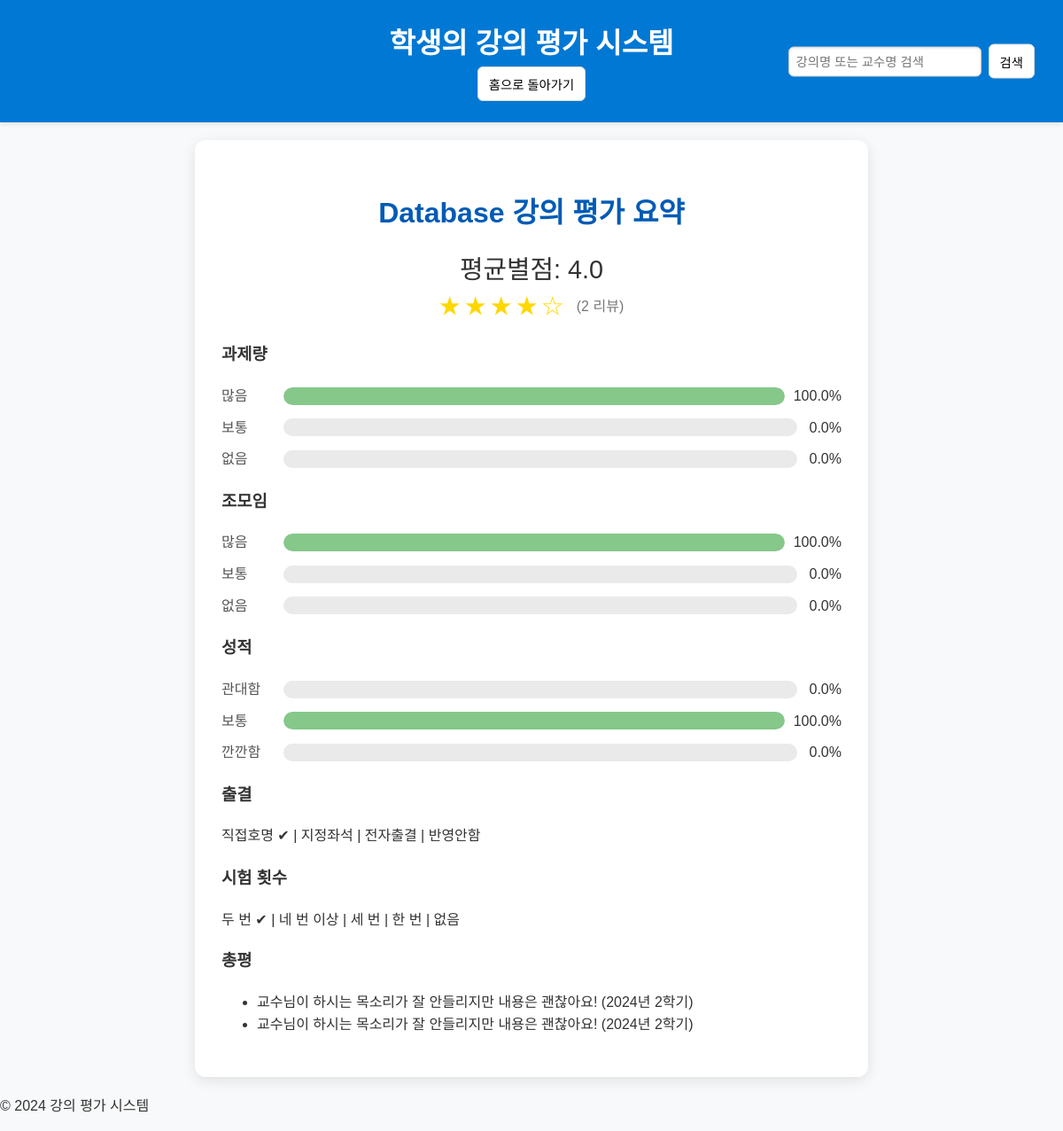
Page /summary/DB/1 on the committed database.
### models.py (models this page shows)
class Lecture(db.Model):
    __tablename__ = 'lecture'
    id = db.Column(db.String(30), primary_key=True)  # id를 String으로 수정
    title = db.Column(db.String(100), nullable=False)
    professors = db.relationship('Professor', secondary=Professor_lecture, back_populates='lectures')

class Evaluation(db.Model):
    __tablename__ = 'evaluation'
    id = db.Column(db.Integer, primary_key=True)
    student_id = db.Column(db.Integer, db.ForeignKey('student.id'), nullable=False)
    lecture_id = db.Column(db.String(30), db.ForeignKey('lecture.id'), nullable=False)
    professor_id = db.Column(db.Integer, db.ForeignKey('professor.id'), nullable=False)  # 교수 연결
    rating = db.Column(db.Float, nullable=False)
    assignment_amount = db.Column(db.String(20), nullable=False)
    group_work = db.Column(db.String(20), nullable=False)
    grade_fairness = db.Column(db.String(20), nullable=False)
    attendance_type = db.Column(db.String(50), nullable=False)
    exam_count = db.Column(db.String(50), nullable=False)
    semester = db.Column(db.String(20), nullable=False)
    review = db.Column(db.Text, nullable=True)

### app.py (the view)
@app.route('/summary/<string:lecture_id>/<int:professor_id>')
def summary(lecture_id, professor_id):
    lecture = Lecture.query.get_or_404(lecture_id)
    professor = Professor.query.get_or_404(professor_id)
    student_id = session.get('student_id')
    student = Student.query.get(student_id)
    evaluations = Evaluation.query.filter_by(lecture_id=lecture_id, professor_id=professor_id).all()
    avg_rating = round(sum(e.rating for e in evaluations) / len(evaluations), 2) if evaluations else 0
    stats = {
        "assignment_amount": {"많음": 0, "보통": 0, "없음": 0},
        "group_work": {"많음": 0, "보통": 0, "없음": 0},
        "grade_fairness": {"관대함": 0, "보통": 0, "깐깐함": 0},
        "attendance_type": {"직접호명": 0, "지정좌석": 0, "전자출결": 0, "반영안함": 0},
        "exam_count": {"네 번 이상": 0, "세 번": 0, "두 번": 0, "한 번": 0, "없음": 0},
    }
    for e in evaluations:
        stats["assignment_amount"][e.assignment_amount] += 1
        stats["group_work"][e.group_work] += 1
        stats["grade_fairness"][e.grade_fairness] += 1
        stats["attendance_type"][e.attendance_type] += 1
        stats["exam_count"][e.exam_count] += 1
    total = len(evaluations)
    percentages = {
        key: {k: round((v / total * 100), 1) if total > 0 else 0 for k, v in value.items()}
        for key, value in stats.items()
    }
    most_selected = {
        "attendance_type": max(stats["attendance_type"], key=stats["attendance_type"].get) if total > 0 else "없음",
        "exam_count": max(stats["exam_count"], key=stats["exam_count"].get) if total > 0 else "없음",
    }
    return render_template(
        'summary_page.html',
        page_title=f"Database ({professor.name}) 강의 평가 요약",
        student=student,
        lecture=lecture,
        professor=professor,
        avg_rating=avg_rating,
        evaluations=evaluations,
        percentages=percentages,
        most_selected=most_selected,
        total_reviews=total
    )

### templates/summary_page.html (shortened to what this page needs)
{% extends "layout.html" %}
{% block content %}
<div class="summary-container">
    <h2>{{ lecture.title }} 강의 평가 요약</h2>
    <div class="overall-rating">
        <span>평균별점: {{ avg_rating }}</span>
        <div class="star-rating-summary">
            {% for i in range(1, 6) %}
                <span class="stars">{% if i <= avg_rating %}★{% else %}☆{% endif %}</span>
            {% endfor %}
            <span class="review-count">({{ total_reviews }} 리뷰)</span>
        </div>
    </div>
    <div class="statistic-bars">
        <h3>과제량</h3>
        <div class="stat-item">
            <label>많음</label>
            <div class="bar">
                <div class="progress" style="width: {{ percentages['assignment_amount']['많음'] }}%;"></div>
            </div>
            <div class="percentage">{{ percentages['assignment_amount']['많음'] }}%</div>
        </div>
        <div class="stat-item">
            <label>보통</label>
            <div class="bar">
            </div>
            <div class="percentage">{{ percentages['assignment_amount']['보통'] }}%</div>
        </div>
        <div class="stat-item">
            <label>없음</label>
            <div class="bar">
            </div>
            <div class="percentage">{{ percentages['assignment_amount']['없음'] }}%</div>
        </div>
    </div>
    <div class="statistic-bars">
        <h3>조모임</h3>
        <div class="stat-item">
            <label>많음</label>
            <div class="bar">
                <div class="progress" style="width: {{ percentages['group_work']['많음'] }}%;"></div>
            </div>
            <div class="percentage">{{ percentages['group_work']['많음'] }}%</div>
        </div>
        <div class="stat-item">
            <label>보통</label>
            <div class="bar">
            </div>
            <div class="percentage">{{ percentages['group_work']['보통'] }}%</div>
        </div>
        <div class="stat-item">
            <label>없음</label>
            <div class="bar">
            </div>
            <div class="percentage">{{ percentages['group_work']['없음'] }}%</div>
        </div>
    </div>
    <div class="statistic-bars">
        <h3>성적</h3>
        <div class="stat-item">
            <label>관대함</label>
            <div class="bar">
            </div>
            <div class="percentage">{{ percentages['grade_fairness']['관대함'] }}%</div>
        </div>
        <div class="stat-item">
            <label>보통</label>
            <div class="bar">
                <div class="progress" style="width: {{ percentages['grade_fairness']['보통'] }}%;"></div>
            </div>
            <div class="percentage">{{ percentages['grade_fairness']['보통'] }}%</div>
        </div>
        <div class="stat-item">
            <label>깐깐함</label>
            <div class="bar">
            </div>
            <div class="percentage">{{ percentages['grade_fairness']['깐깐함'] }}%</div>
        </div>
    </div>
    <div class="details-list">
        <h3>출결</h3>
        <span>
            {{ most_selected['attendance_type'] }} ✔
            {% for key in percentages['attendance_type'].keys() %}
                {% if key != most_selected['attendance_type'] %} | {{ key }} {% endif %}
            {% endfor %}
        </span>
    </div>
    <div class="details-list">
        <h3>시험 횟수</h3>
        <span>
            {{ most_selected['exam_count'] }} ✔
            {% for key in percentages['exam_count'].keys() %}
                {% if key != most_selected['exam_count'] %} | {{ key }} {% endif %}
            {% endfor %}
        </span>
    </div>
    <div class="evaluation-reviews">
        <h3>총평</h3>
        <ul>
            {% for evaluation in evaluations %}
                <li>
                    {{ evaluation.review }} ({{ evaluation.semester }})
                </li>
            {% endfor %}
        </ul>
    </div>
</div>
{% endblock %}

### templates/layout.html (shortened to what this page needs)
<!DOCTYPE html>
<html lang="ko">
<head>
    <link rel="stylesheet" href="{{ url_for('static', filename='styles.css') }}">
</head>
<body>
    <header>
        <div class="header-container">
            <h1>{{ student.name }} 학생의 강의 평가 시스템</h1>
            <form action="{{ url_for('search') }}" method="POST">
                <input type="text" name="query" placeholder="강의명 또는 교수명 검색">
                <button type="submit">검색</button>
            </form>
            <a href="{{ url_for('evaluate') }}">
                <button type="button">홈으로 돌아가기</button>
            </a>
        </div>
    </header>
    <main>
        {% block content %}{% endblock %}
    </main>
    <footer>
        <p>© 2024 강의 평가 시스템</p>
    </footer>
</body>
</html>

### static/styles.css (style rules this page uses)
body { font-family: 'Arial', sans-serif; margin: 0; padding: 0; background-color: #f8f9fa; color: #333; line-height: 1.6; }
.stars { display: flex; flex-direction: row-reverse; gap: 10px; }
header { background-color: #0078D4; color: #fff; padding: 1.5rem 0; text-align: center; box-shadow: 0 2px 5px rgba(0, 0, 0, 0.1); position: relative; }
.header-container h1 { font-size: 2rem; font-weight: bold; margin: 0; }
.header-container form { position: absolute; top: 50%; right: 2rem; transform: translateY(-50%); display: flex; align-items: center; gap: 8px; }
.header-container input { width: 200px; padding: 8px; border: 1px solid #ccc; border-radius: 6px; box-shadow: inset 0 1px 3px rgba(0, 0, 0, 0.1); font-size: 0.9rem; }
.header-container button { padding: 8px 12px; background-color: #fff; border: 1px solid #ddd; border-radius: 6px; cursor: pointer; font-size: 0.9rem; transition: background-color 0.3s, color 0.3s; }
.summary-container { background-color: #fff; padding: 30px; margin: 20px auto; border-radius: 12px; max-width: 700px; box-shadow: 0 4px 15px rgba(0, 0, 0, 0.1); font-family: 'Arial', sans-serif; color: #333; }
.summary-container h2 { text-align: center; font-size: 2rem; font-weight: bold; color: #005BB5; margin-bottom: 15px; }
.summary-container .overall-rating { text-align: center; font-size: 1.8rem; color: #333; margin-bottom: 20px; }
.star-rating-summary { display: flex; align-items: center; justify-content: center; gap: 5px; }
.star-rating-summary .stars { font-size: 1.5rem; color: #FFD700; }
.star-rating-summary .review-count { font-size: 1rem; color: #777; margin-left: 10px; }
.statistic-bars { margin-top: 20px; }
.statistic-bars .stat-item { display: flex; align-items: center; justify-content: space-between; margin-bottom: 10px; }
.statistic-bars .stat-item label { flex: 0 0 60px; text-align: left; font-size: 1rem; color: #555; }
.statistic-bars .stat-item .bar { flex-grow: 1; height: 20px; margin: 0 10px; border-radius: 10px; background-color: #EAEAEA; overflow: hidden; position: relative; }
.statistic-bars .stat-item .bar .progress { height: 100%; border-radius: 10px; background-color: #85C88A; transition: width 0.3s ease-in-out; }
.statistic-bars .stat-item .percentage { flex: 0 0 40px; text-align: right; font-size: 1rem; color: #333; }
.details-list { margin-top: 20px; list-style: none; padding: 0; }

### rows in the picture
Lecture: title "Database"
Evaluation: review "교수님이 하시는 목소리가 잘 안들리지만 내용은 괜찮아요!", semester "2024년 2학기"
Evaluation: review "교수님이 하시는 목소리가 잘 안들리지만 내용은 괜찮아요!", semester "2024년 2학기"

### other values in the picture
{{ avg_rating }} "4.0"
{{ total_reviews }} "2"
{{ percentages['assignment_amount']['많음'] }} "100.0"
{{ percentages['assignment_amount']['보통'] }} "0.0"
{{ percentages['assignment_amount']['없음'] }} "0.0"
{{ percentages['group_work']['많음'] }} "100.0"
{{ percentages['group_work']['보통'] }} "0.0"
{{ percentages['group_work']['없음'] }} "0.0"
{{ percentages['grade_fairness']['관대함'] }} "0.0"
{{ percentages['grade_fairness']['보통'] }} "100.0"
{{ percentages['grade_fairness']['깐깐함'] }} "0.0"
{{ most_selected['attendance_type'] }} "직접호명"
{{ key }} "지정좌석" "전자출결" "반영안함"
{{ most_selected['exam_count'] }} "두 번"
{{ key }} "네 번 이상" "세 번" "한 번" "없음"
